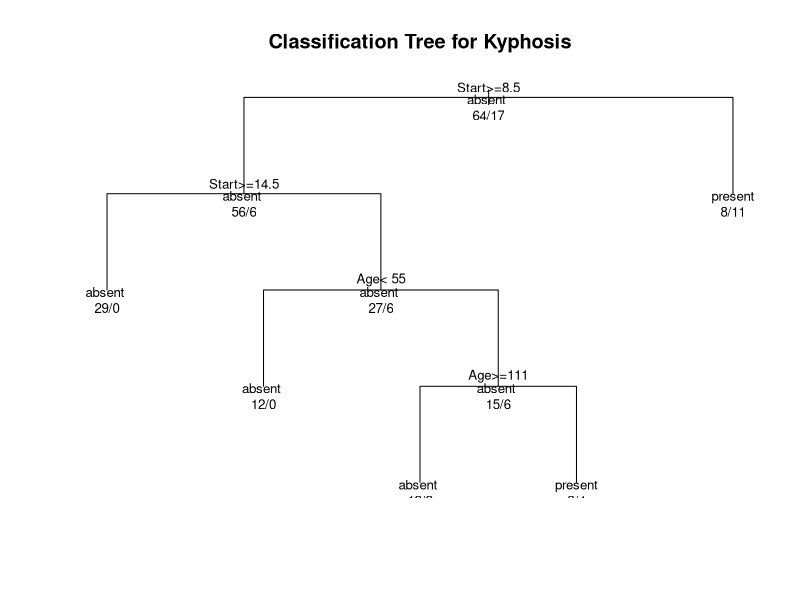
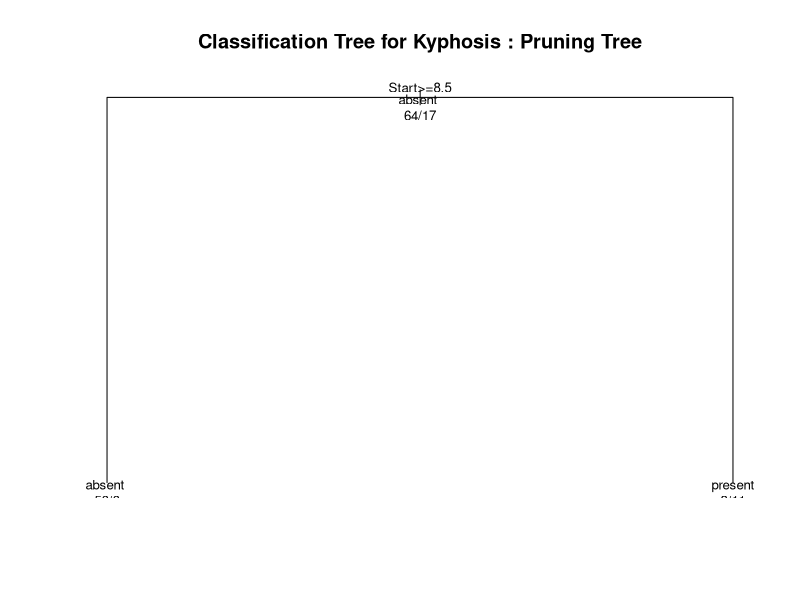

Source code (R) for these figures, in order:
# Classification Tree with rpart for kyphosis data
library(rpart)
data(kyphosis)
attach(kyphosis)
# Grow tree 
fit <- rpart(Kyphosis ~ Age + Number + Start,
    method="class", data=kyphosis)
printcp(fit) # display the results 
summary(fit) # detailed summary of splits

 # Plot tree 
 plot(fit, uniform=TRUE, 
    main="Classification Tree for Kyphosis")
 text(fit, use.n=TRUE, all=TRUE, cex=.8)

# Confusion Table
ct=predict(fit, type="class")
confusion=table(Kyphosis, ct)
APER=(1-sum(diag(prop.table(confusion))))*100
error=as.numeric(Kyphosis)-predict(fit)
MSE.RSM=mean(error*error)
list(confusion, APER, MSE.RSM)

# Prune Tree
#subtree <- prune(fit, cp=fit$cptable[which.min(fit$cptable[,"xerror"]),"CP"])
subtree <- prune(fit,cp=0.019608)
plot(subtree, uniform=TRUE, main="Classification Tree for Kyphosis : Pruning Tree")
text(subtree, use.n=TRUE, all=TRUE, cex=.8)

# Confusion Table for Pruned Tree
ct1=predict(subtree, type="class")
confusion1=table(Kyphosis, ct1)
APER1=(1-sum(diag(prop.table(confusion1))))*100
error1=as.numeric(Kyphosis)-predict(subtree)
MSE.RSM1=mean(error*error)
list(confusion1, APER1, MSE.RSM1)
